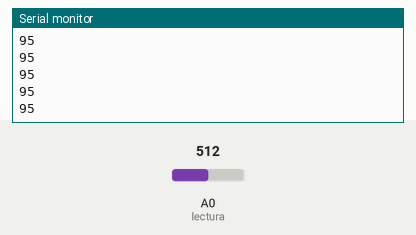
The sketch below on a simulated Arduino Uno, built with avr-gcc and run on an emulated ATmega328P. On the bench: the last lines printed to the serial monitor. The inputs (shaded band) are chosen by the test bench; at power-on: A0 (lectura) = 512.

Above: at 1.2 s.
1.3 s: A0 (lectura) set to 716
At 2.3 s:
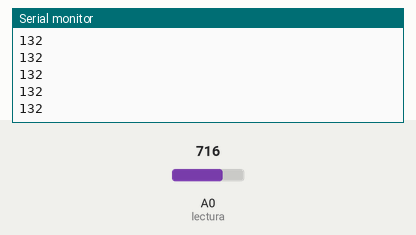
2.8 s: A0 (lectura) set to 900
At 3.3 s:
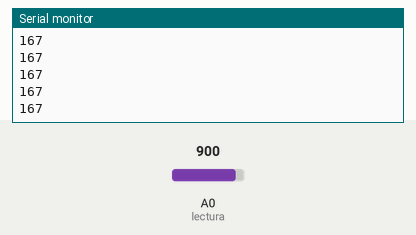
Timing chart, 0 to 5.8 s (numbered marks = the images above; inputs shaded):
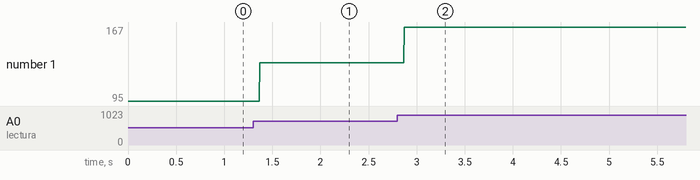

Measured:
- after the input at 1.3 s, the serial monitor: prints a new line after 0.07 s (image 1)
- after the input at 2.8 s, the serial monitor: prints a new line after 0.07 s (image 2)
- plotted number 1: 95 → 132 after the input at 1.3 s, 132 → 167 after the input at 2.8 s

The sketch:

potenciometro_y_servo.ino
```cpp
int lectura = A0;    //entrada analogica para lectura del pin
int almacen;         // variable para almacenamiento de datos
int position;        //posicion en el mapa establecido
void setup() {
  Serial.begin(9600);
}
void loop() {
almacen = analogRead(lectura); // almacenamos los datos leidos
position = map(almacen, 0, 1023, 0, 190); // establecemos el rango en el mapa
Serial.println(position);
}
```
